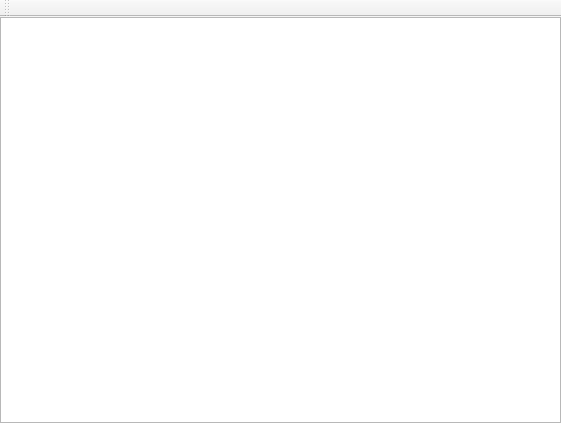
<?xml version="1.0" encoding="UTF-8"?>
<ui version="4.0">
 <class>MainWindow</class>
 <widget class="QMainWindow" name="MainWindow">
  <property name="geometry">
   <rect>
    <x>0</x>
    <y>0</y>
    <width>561</width>
    <height>423</height>
   </rect>
  </property>
  <property name="windowTitle">
   <string>MainWindow</string>
  </property>
  <widget class="QWidget" name="centralWidget">
   <layout class="QVBoxLayout" name="verticalLayout">
    <property name="margin">
     <number>0</number>
    </property>
    <item>
     <widget class="QGraphicsView" name="graphicsView"/>
    </item>
   </layout>
  </widget>
  <widget class="QMenuBar" name="menuBar">
   <property name="geometry">
    <rect>
     <x>0</x>
     <y>0</y>
     <width>561</width>
     <height>20</height>
    </rect>
   </property>
  </widget>
  <widget class="QToolBar" name="mainToolBar">
   <attribute name="toolBarArea">
    <enum>TopToolBarArea</enum>
   </attribute>
   <attribute name="toolBarBreak">
    <bool>false</bool>
   </attribute>
  </widget>
 </widget>
 <layoutdefault spacing="6" margin="11"/>
 <resources/>
 <connections/>
</ui>
